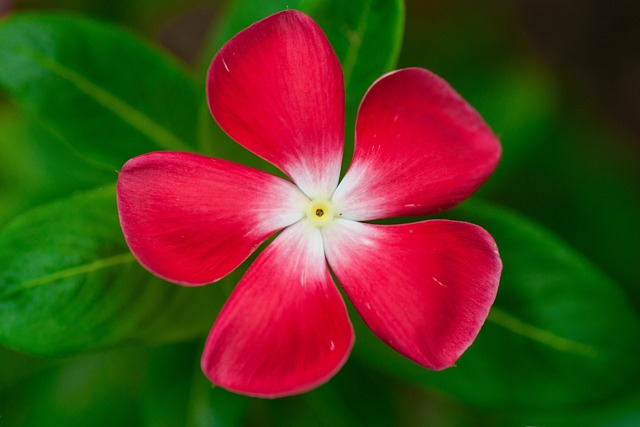
%> input picture baust/CSE 4246 Digital Image Processing/img/sample.jpg, 640 x 427 px
$ octave saad_7.m   (GNU Octave 9; MATLAB toolbox functions it lacks are replaced by stand-ins)
%> lines starting %> are read from the running program, lines starting %| are printed output that depends on the picture
clear; clc;

img = imread('img/sample.jpg');
%> img is the input picture: size 427x640x3 uint8; mean R, G, B 84.3, 62.3, 28.6

noisy=imnoise(img,'gaussian',0.05);
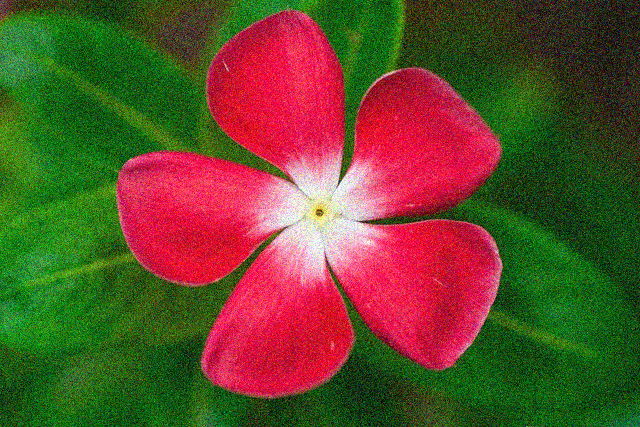
%> noisy: size 427x640x3 uint8; mean R, G, B 97.4, 75.9, 44

kernel=ones(3)/9;

filtered=imfilter(noisy,kernel);
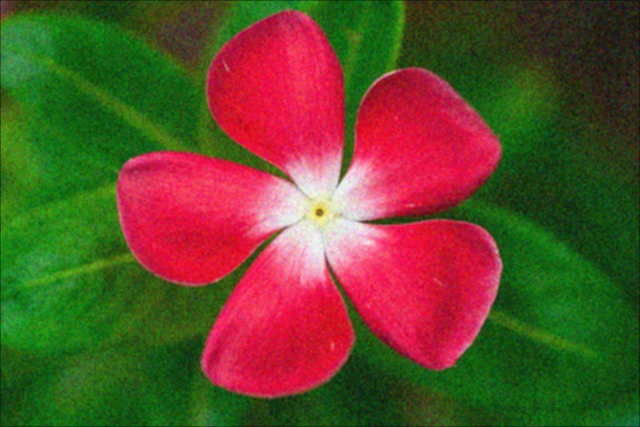
%> filtered: size 427x640x3 uint8; mean R, G, B 97.3, 75.7, 43.9

subplot(1,3,1);imshow(img);
subplot(1,3,2);imshow(noisy);
subplot(1,3,3);imshow(filtered);

$ run again, with baust/CSE 4246 Digital Image Processing/img/Baust (35).jpg copied over baust/CSE 4246 Digital Image Processing/img/sample.jpg
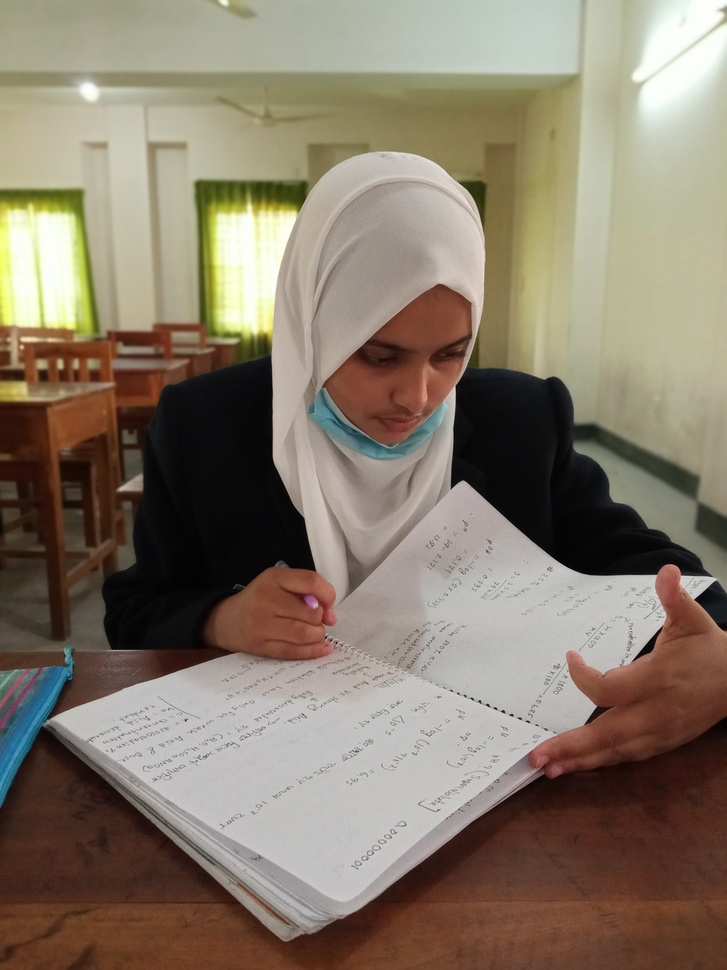
%> input picture baust/CSE 4246 Digital Image Processing/img/Baust (35).jpg, 727 x 970 px, shrunk from 3120 x 4160 before the run
%> img is the input picture: size 970x727x3 uint8; mean R, G, B 134.8, 122.7, 106.7
%> `noisy=imnoise(img,'gaussian',0.05);`:
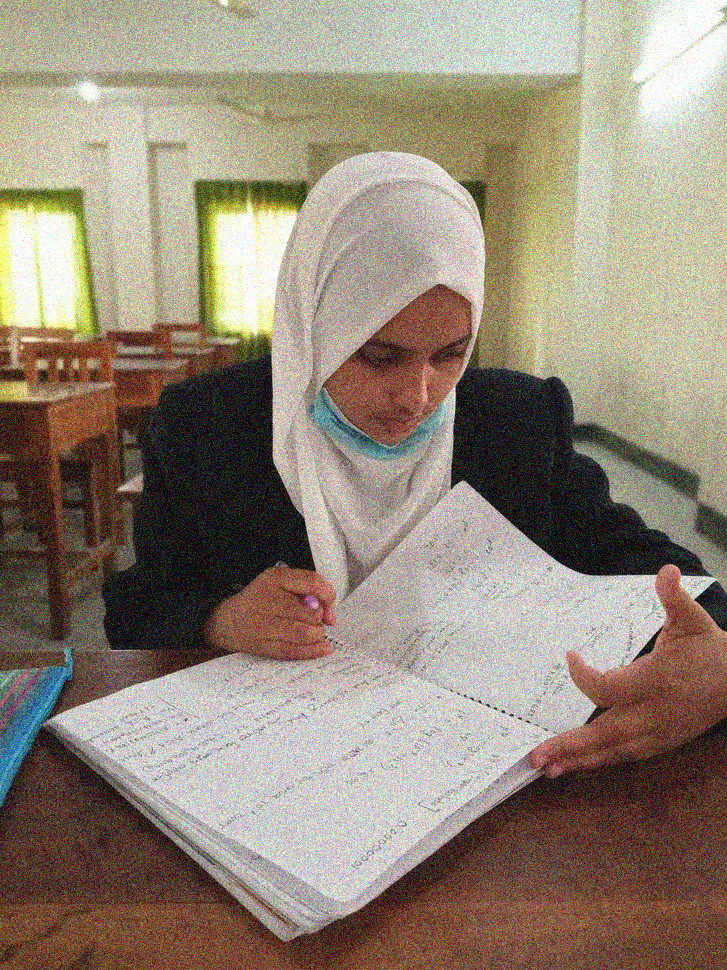
%> noisy: size 970x727x3 uint8; mean R, G, B 147.2, 135.1, 119.6
